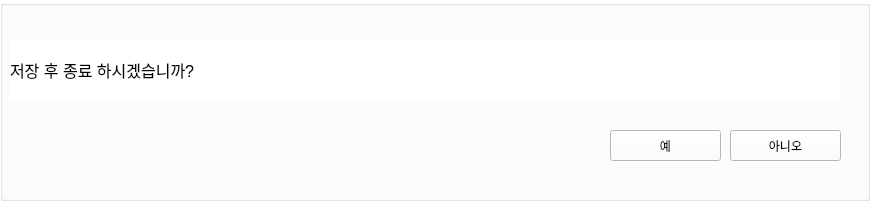
   <widget class="QWidget" name="closeWidget" native="true">
    <property name="geometry">
     <rect>
      <x>20</x>
      <y>240</y>
      <width>870</width>
      <height>201</height>
     </rect>
    </property>
    <property name="autoFillBackground">
     <bool>false</bool>
    </property>
    <property name="styleSheet">
     <string notr="true">background-color:white; font-family:'맑은 고딕';</string>
    </property>
    <widget class="QGroupBox" name="groupBox_2">
     <property name="geometry">
      <rect>
       <x>0</x>
       <y>0</y>
       <width>870</width>
       <height>201</height>
      </rect>
     </property>
     <property name="autoFillBackground">
      <bool>false</bool>
     </property>
     <property name="styleSheet">
      <string notr="true"/>
     </property>
     <property name="title">
      <string/>
     </property>
     <widget class="QLabel" name="label_7">
      <property name="geometry">
       <rect>
        <x>10</x>
        <y>40</y>
        <width>831</width>
        <height>61</height>
       </rect>
      </property>
      <property name="text">
       <string>&lt;html&gt;&lt;head/&gt;&lt;body&gt;&lt;p&gt;&lt;span style=&quot; font-size:12pt;&quot;&gt;저장 후 종료 하시겠습니까?&lt;/span&gt;&lt;/p&gt;&lt;/body&gt;&lt;/html&gt;</string>
      </property>
      <property name="scaledContents">
       <bool>false</bool>
      </property>
      <property name="wordWrap">
       <bool>true</bool>
      </property>
     </widget>
     <widget class="QPushButton" name="closeBtn">
      <property name="geometry">
       <rect>
        <x>730</x>
        <y>130</y>
        <width>111</width>
        <height>31</height>
       </rect>
      </property>
      <property name="text">
       <string>아니오</string>
      </property>
     </widget>
     <widget class="QPushButton" name="saveBtn">
      <property name="geometry">
       <rect>
        <x>610</x>
        <y>130</y>
        <width>111</width>
        <height>31</height>
       </rect>
      </property>
      <property name="text">
       <string>예</string>
      </property>
     </widget>
    </widget>
   </widget>
